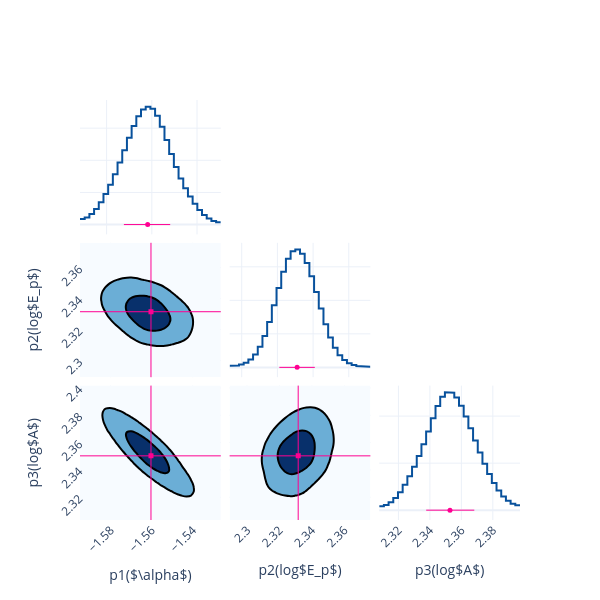

Notebook cell for this chart:
### Code cell
fig = Plot.post_corner(post, ploter='plotly')
fig.save(f'{savepath}/corner')

### Figure 1 — Plotly figure (JSON) as saved in the notebook; plotly's stock layout.template omitted (floating-point values rounded to 4 significant figures; data arrays with more than 128 entries replaced by an {"elided": "..."} marker saying what was removed)
{"data": [{"line": {"color": "#08519c", "width": 2}, "mode": "lines", "name": "p1($\\alpha$)", "showlegend": false, "type": "scatter", "x": [-1.592, -1.59, -1.59, -1.588, -1.588, -1.586, -1.586, -1.583, -1.583, -1.581, -1.581, -1.579, -1.579, -1.577, -1.577, -1.575, -1.575, -1.573, -1.573, -1.571, -1.571, -1.569, -1.569, -1.567, -1.567, -1.565, -1.565, -1.563, -1.563, -1.561, -1.561, -1.559, -1.559, -1.556, -1.556, -1.554, -1.554, -1.552, -1.552, -1.55, -1.55, -1.548, -1.548, -1.546, -1.546, -1.544, -1.544, -1.542, -1.542, -1.54, -1.54, -1.538, -1.538, -1.536, -1.536, -1.534, -1.534, -1.532, -1.532, -1.529], "xaxis": "x", "y": [1.734, 1.734, 2.239, 2.239, 3.275, 3.275, 4.857, 4.857, 6.956, 6.956, 9.503, 9.503, 12.42, 12.42, 15.68, 15.68, 19.28, 19.28, 23.14, 23.14, 27.03, 27.03, 30.65, 30.65, 33.69, 33.69, 35.81, 35.81, 36.68, 36.68, 36.02, 36.02, 33.85, 33.85, 30.45, 30.45, 26.31, 26.31, 21.97, 21.97, 17.9, 17.9, 14.35, 14.35, 11.31, 11.31, 8.703, 8.703, 6.451, 6.451, 4.551, 4.551, 3.02, 3.02, 1.877, 1.877, 1.129, 1.129, 0.7635, 0.7635], "yaxis": "y"}, {"line": {"color": "#08519c", "width": 2}, "mode": "lines", "name": "p2(log$E_p$)", "showlegend": false, "type": "scatter", "x": [2.293, 2.296, 2.296, 2.298, 2.298, 2.301, 2.301, 2.304, 2.304, 2.306, 2.306, 2.309, 2.309, 2.312, 2.312, 2.314, 2.314, 2.317, 2.317, 2.32, 2.32, 2.322, 2.322, 2.325, 2.325, 2.327, 2.327, 2.33, 2.33, 2.333, 2.333, 2.335, 2.335, 2.338, 2.338, 2.341, 2.341, 2.343, 2.343, 2.346, 2.346, 2.348, 2.348, 2.351, 2.351, 2.354, 2.354, 2.356, 2.356, 2.359, 2.359, 2.362, 2.362, 2.364, 2.364, 2.367, 2.367, 2.369, 2.369, 2.372], "xaxis": "x5", "y": [0.4702, 0.4702, 0.5845, 0.5845, 0.8636, 0.8636, 1.403, 1.403, 2.337, 2.337, 3.843, 3.843, 6.127, 6.127, 9.363, 9.363, 13.57, 13.57, 18.52, 18.52, 23.72, 23.72, 28.56, 28.56, 32.39, 32.39, 34.68, 34.68, 35.16, 35.16, 33.9, 33.9, 31.14, 31.14, 27.22, 27.22, 22.52, 22.52, 17.56, 17.56, 12.89, 12.89, 8.918, 8.918, 5.84, 5.84, 3.641, 3.641, 2.18, 2.18, 1.264, 1.264, 0.7166, 0.7166, 0.4089, 0.4089, 0.2542, 0.2542, 0.1931, 0.1931], "yaxis": "y5"}, {"colorscale": [[0, "rgb(247,251,255)"], [0.125, "rgb(222,235,247)"], [0.25, "rgb(198,219,239)"], [0.375, "rgb(158,202,225)"], [0.5, "rgb(107,174,214)"], [0.625, "rgb(66,146,198)"], [0.75, "rgb(33,113,181)"], [0.875, "rgb(8,81,156)"], [1, "rgb(8,48,107)"]], "contours": {"end": 0.004584, "size": 0.003525, "start": 0.001059}, "line": {"width": 2}, "name": "p1($\\alpha$)&p2(log$E_p$)", "ncontours": 2, "showlegend": false, "showscale": false, "type": "contour", "x": [-1.595, -1.593, -1.591, -1.589, -1.587, -1.585, -1.582, -1.58, -1.578, -1.576, -1.574, -1.572, -1.57, -1.568, -1.566, -1.564, -1.562, -1.56, -1.558, -1.555, -1.553, -1.551, -1.549, -1.547, -1.545, -1.543, -1.541, -1.539, -1.537, -1.535, -1.533, -1.531, -1.528, -1.526], "xaxis": "x4", "y": [2.289, 2.292, 2.295, 2.297, 2.3, 2.302, 2.305, 2.308, 2.31, 2.313, 2.316, 2.318, 2.321, 2.323, 2.326, 2.329, 2.331, 2.334, 2.337, 2.339, 2.342, 2.344, 2.347, 2.35, 2.352, 2.355, 2.358, 2.36, 2.363, 2.366, 2.368, 2.371, 2.373, 2.376], "yaxis": "y4", "z": {"elided": "34x34 float values"}}, {"line": {"color": "#08519c", "width": 2}, "mode": "lines", "name": "p3(log$A$)", "showlegend": false, "type": "scatter", "x": [2.308, 2.311, 2.311, 2.314, 2.314, 2.317, 2.317, 2.32, 2.32, 2.323, 2.323, 2.326, 2.326, 2.329, 2.329, 2.332, 2.332, 2.335, 2.335, 2.338, 2.338, 2.341, 2.341, 2.344, 2.344, 2.347, 2.347, 2.35, 2.35, 2.353, 2.353, 2.356, 2.356, 2.358, 2.358, 2.361, 2.361, 2.364, 2.364, 2.367, 2.367, 2.37, 2.37, 2.373, 2.373, 2.376, 2.376, 2.379, 2.379, 2.382, 2.382, 2.385, 2.385, 2.388, 2.388, 2.391, 2.391, 2.394, 2.394, 2.397], "xaxis": "x9", "y": [0.8587, 0.8587, 1.126, 1.126, 1.696, 1.696, 2.601, 2.601, 3.842, 3.842, 5.388, 5.388, 7.2, 7.2, 9.243, 9.243, 11.5, 11.5, 13.99, 13.99, 16.71, 16.71, 19.54, 19.54, 22.14, 22.14, 24.09, 24.09, 25.06, 25.06, 24.97, 24.97, 23.95, 23.95, 22.2, 22.2, 19.93, 19.93, 17.4, 17.4, 14.8, 14.8, 12.28, 12.28, 9.885, 9.885, 7.683, 7.683, 5.756, 5.756, 4.17, 4.17, 2.93, 2.93, 2.0, 2.0, 1.363, 1.363, 1.035, 1.035], "yaxis": "y9"}, {"colorscale": [[0, "rgb(247,251,255)"], [0.125, "rgb(222,235,247)"], [0.25, "rgb(198,219,239)"], [0.375, "rgb(158,202,225)"], [0.5, "rgb(107,174,214)"], [0.625, "rgb(66,146,198)"], [0.75, "rgb(33,113,181)"], [0.875, "rgb(8,81,156)"], [1, "rgb(8,48,107)"]], "contours": {"end": 0.006192, "size": 0.004697, "start": 0.001495}, "line": {"width": 2}, "name": "p1($\\alpha$)&p3(log$A$)", "ncontours": 2, "showlegend": false, "showscale": false, "type": "contour", "x": [-1.595, -1.593, -1.591, -1.589, -1.587, -1.585, -1.582, -1.58, -1.578, -1.576, -1.574, -1.572, -1.57, -1.568, -1.566, -1.564, -1.562, -1.56, -1.558, -1.555, -1.553, -1.551, -1.549, -1.547, -1.545, -1.543, -1.541, -1.539, -1.537, -1.535, -1.533, -1.531, -1.528, -1.526], "xaxis": "x7", "y": [2.303, 2.306, 2.309, 2.312, 2.315, 2.318, 2.321, 2.324, 2.327, 2.33, 2.333, 2.336, 2.339, 2.342, 2.345, 2.348, 2.351, 2.354, 2.357, 2.36, 2.363, 2.366, 2.369, 2.372, 2.375, 2.378, 2.381, 2.384, 2.387, 2.39, 2.393, 2.396, 2.399, 2.402], "yaxis": "y7", "z": {"elided": "34x34 float values"}}, {"colorscale": [[0, "rgb(247,251,255)"], [0.125, "rgb(222,235,247)"], [0.25, "rgb(198,219,239)"], [0.375, "rgb(158,202,225)"], [0.5, "rgb(107,174,214)"], [0.625, "rgb(66,146,198)"], [0.75, "rgb(33,113,181)"], [0.875, "rgb(8,81,156)"], [1, "rgb(8,48,107)"]], "contours": {"end": 0.004314, "size": 0.003311, "start": 0.001003}, "line": {"width": 2}, "name": "p2(log$E_p$)&p3(log$A$)", "ncontours": 2, "showlegend": false, "showscale": false, "type": "contour", "x": [2.289, 2.292, 2.295, 2.297, 2.3, 2.302, 2.305, 2.308, 2.31, 2.313, 2.316, 2.318, 2.321, 2.323, 2.326, 2.329, 2.331, 2.334, 2.337, 2.339, 2.342, 2.344, 2.347, 2.35, 2.352, 2.355, 2.358, 2.36, 2.363, 2.366, 2.368, 2.371, 2.373, 2.376], "xaxis": "x8", "y": [2.303, 2.306, 2.309, 2.312, 2.315, 2.318, 2.321, 2.324, 2.327, 2.33, 2.333, 2.336, 2.339, 2.342, 2.345, 2.348, 2.351, 2.354, 2.357, 2.36, 2.363, 2.366, 2.369, 2.372, 2.375, 2.378, 2.381, 2.384, 2.387, 2.39, 2.393, 2.396, 2.399, 2.402], "yaxis": "y8", "z": {"elided": "34x34 float values"}}, {"error_x": {"array": [0.009966], "arrayminus": [0.01053], "color": "#FF0092", "symmetric": false, "thickness": 1, "type": "data", "width": 0}, "marker": {"color": "#FF0092", "size": 5, "symbol": "circle"}, "mode": "markers", "name": "p1($\\alpha$)", "showlegend": false, "type": "scatter", "x": [-1.562], "xaxis": "x", "y": [0.01], "yaxis": "y"}, {"error_x": {"array": [0.009905], "arrayminus": [0.009971], "color": "#FF0092", "symmetric": false, "thickness": 1, "type": "data", "width": 0}, "marker": {"color": "#FF0092", "size": 5, "symbol": "circle"}, "mode": "markers", "name": "p2(log$E_p$)", "showlegend": false, "type": "scatter", "x": [2.331], "xaxis": "x5", "y": [0.01], "yaxis": "y5"}, {"error_x": {"array": [0.01547], "arrayminus": [0.0151], "color": "#FF0092", "symmetric": false, "thickness": 1, "type": "data", "width": 0}, "marker": {"color": "#FF0092", "size": 5, "symbol": "circle"}, "mode": "markers", "name": "p3(log$A$)", "showlegend": false, "type": "scatter", "x": [2.353], "xaxis": "x9", "y": [0.01], "yaxis": "y9"}, {"marker": {"color": "#FF0092", "size": 5, "symbol": "square"}, "mode": "markers", "name": "p1($\\alpha$)&p2(log$E_p$)", "showlegend": false, "type": "scatter", "x": [-1.56], "xaxis": "x4", "y": [2.332], "yaxis": "y4"}, {"marker": {"color": "#FF0092", "size": 5, "symbol": "square"}, "mode": "markers", "name": "p1($\\alpha$)&p3(log$A$)", "showlegend": false, "type": "scatter", "x": [-1.56], "xaxis": "x7", "y": [2.35], "yaxis": "y7"}, {"marker": {"color": "#FF0092", "size": 5, "symbol": "square"}, "mode": "markers", "name": "p2(log$E_p$)&p3(log$A$)", "showlegend": false, "type": "scatter", "x": [2.332], "xaxis": "x8", "y": [2.35], "yaxis": "y8"}], "layout": {"height": 600, "shapes": [{"line": {"color": "#FF0092", "width": 1}, "type": "line", "x0": -1.56, "x1": -1.56, "xref": "x4", "y0": 0, "y1": 1, "yref": "y4 domain"}, {"line": {"color": "#FF0092", "width": 1}, "type": "line", "x0": 0, "x1": 1, "xref": "x4 domain", "y0": 2.332, "y1": 2.332, "yref": "y4"}, {"line": {"color": "#FF0092", "width": 1}, "type": "line", "x0": -1.56, "x1": -1.56, "xref": "x7", "y0": 0, "y1": 1, "yref": "y7 domain"}, {"line": {"color": "#FF0092", "width": 1}, "type": "line", "x0": 0, "x1": 1, "xref": "x7 domain", "y0": 2.35, "y1": 2.35, "yref": "y7"}, {"line": {"color": "#FF0092", "width": 1}, "type": "line", "x0": 2.332, "x1": 2.332, "xref": "x8", "y0": 0, "y1": 1, "yref": "y8 domain"}, {"line": {"color": "#FF0092", "width": 1}, "type": "line", "x0": 0, "x1": 1, "xref": "x8 domain", "y0": 2.35, "y1": 2.35, "yref": "y8"}], "width": 600, "xaxis": {"anchor": "y", "domain": [0, 0.32], "showticklabels": false, "tickangle": -45}, "xaxis2": {"anchor": "y2", "domain": [0.34, 0.66], "showticklabels": false, "tickangle": -45}, "xaxis3": {"anchor": "y3", "domain": [0.68, 1], "showticklabels": false, "tickangle": -45}, "xaxis4": {"anchor": "y4", "domain": [0, 0.32], "showticklabels": false, "tickangle": -45}, "xaxis5": {"anchor": "y5", "domain": [0.34, 0.66], "showticklabels": false, "tickangle": -45}, "xaxis6": {"anchor": "y6", "domain": [0.68, 1], "showticklabels": false, "tickangle": -45}, "xaxis7": {"anchor": "y7", "domain": [0, 0.32], "showticklabels": true, "tickangle": -45, "title": {"text": "p1($\\alpha$)"}}, "xaxis8": {"anchor": "y8", "domain": [0.34, 0.66], "showticklabels": true, "tickangle": -45, "title": {"text": "p2(log$E_p$)"}}, "xaxis9": {"anchor": "y9", "domain": [0.68, 1], "showticklabels": true, "tickangle": -45, "title": {"text": "p3(log$A$)"}}, "yaxis": {"anchor": "x", "domain": [0.68, 1], "showticklabels": false, "tickangle": -45}, "yaxis2": {"anchor": "x2", "domain": [0.68, 1], "showticklabels": false, "tickangle": -45}, "yaxis3": {"anchor": "x3", "domain": [0.68, 1], "showticklabels": false, "tickangle": -45}, "yaxis4": {"anchor": "x4", "domain": [0.34, 0.66], "showticklabels": true, "tickangle": -45, "title": {"text": "p2(log$E_p$)"}}, "yaxis5": {"anchor": "x5", "domain": [0.34, 0.66], "showticklabels": false, "tickangle": -45}, "yaxis6": {"anchor": "x6", "domain": [0.34, 0.66], "showticklabels": false, "tickangle": -45}, "yaxis7": {"anchor": "x7", "domain": [0, 0.32], "showticklabels": true, "tickangle": -45, "title": {"text": "p3(log$A$)"}}, "yaxis8": {"anchor": "x8", "domain": [0, 0.32], "showticklabels": false, "tickangle": -45}, "yaxis9": {"anchor": "x9", "domain": [0, 0.32], "showticklabels": false, "tickangle": -45}}}
